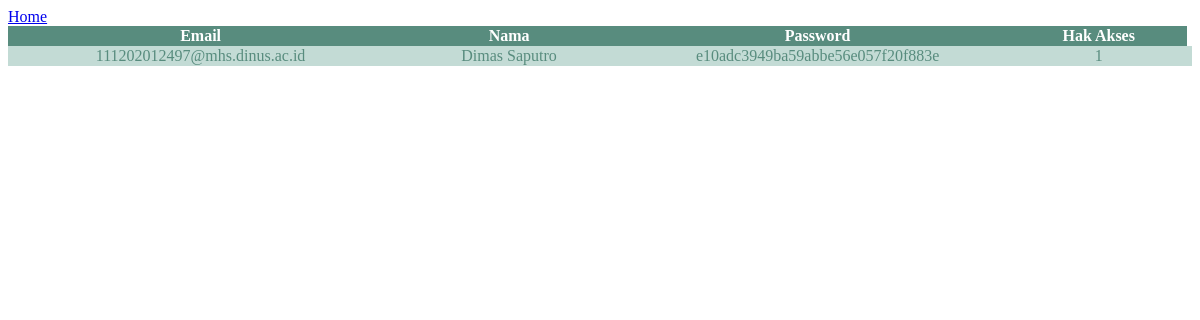
Screenshot of /tabel-user/tabel_user.php with the database file from the repository.
### tables this page shows
CREATE TABLE `user` (
  `email` varchar(50) NOT NULL,
  `name` varchar(30) NOT NULL,
  `password` varchar(50) NOT NULL,
  `hak_akses` int(1) NOT NULL
);

### tabel-user/tabel_user.php (the view, shortened to what this page needs)
<?php
	include "connection.php"
?>
<!DOCTYPE html>
<html lang="en">
  <head>
  </head>
  <body>
    <a href="../index.html">Home</a>
    <table>
      <tr>
        <th>Email</th>
        <th>Nama</th>
        <th>Password</th>
        <th>Hak Akses</th>
      </tr>
      <?php
        if ($connection) {
            $read_barang = mysqli_query($connection, "SELECT * FROM user");
            if ($read_barang->num_rows > 0) {
                while ($row = mysqli_fetch_assoc($read_barang)) {
                    echo "<tr><td>". $row["email"]."</td><td>". $row["name"]."</td><td>". $row["password"]."</td><td>". $row["hak_akses"]."</td><td>". $row["gambar"]."</td></tr>";
                }
                echo "</table>";
            }
        }
      ?>
  </body>
</html>

### tabel-user/tabel_user.php (style rules this page uses)
table { border-collapse: collapse; width: 100%; color: #588c7e; text-align: center; }
th { background-color: #588c7e; color: white; }
td { max-width: 10rem; }
tr:nth-child(even) { background-color: #C3DBD5; }

### rows the page displays
user: email "111202012497@mhs.dinus.ac.id", name "Dimas Saputro", password "e10adc3949ba59abbe56e057f20f883e", hak_akses "1"
